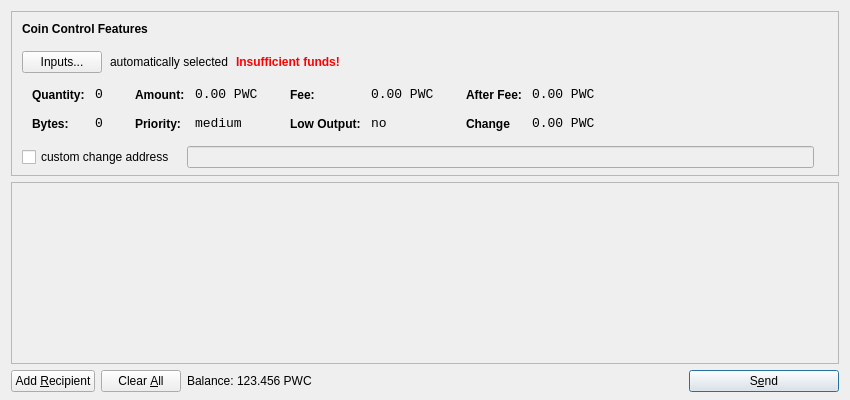
<?xml version="1.0" encoding="UTF-8"?>
<ui version="4.0">
 <class>SendCoinsDialog</class>
 <widget class="QDialog" name="SendCoinsDialog">
  <property name="geometry">
   <rect>
    <x>0</x>
    <y>0</y>
    <width>850</width>
    <height>400</height>
   </rect>
  </property>
  <property name="windowTitle">
   <string>Send Coins</string>
  </property>
  <layout class="QVBoxLayout" name="verticalLayout" stretch="0,1,0">
   <property name="bottomMargin">
    <number>8</number>
   </property>
   <item>
    <widget class="QFrame" name="frameCoinControl">
     <property name="sizePolicy">
      <sizepolicy hsizetype="Expanding" vsizetype="Expanding">
       <horstretch>0</horstretch>
       <verstretch>0</verstretch>
      </sizepolicy>
     </property>
     <property name="maximumSize">
      <size>
       <width>16777215</width>
       <height>16777215</height>
      </size>
     </property>
     <property name="frameShape">
      <enum>QFrame::StyledPanel</enum>
     </property>
     <property name="frameShadow">
      <enum>QFrame::Sunken</enum>
     </property>
     <layout class="QVBoxLayout" name="verticalLayoutCoinControl2">
      <property name="spacing">
       <number>-1</number>
      </property>
      <property name="leftMargin">
       <number>0</number>
      </property>
      <property name="topMargin">
       <number>0</number>
      </property>
      <property name="rightMargin">
       <number>0</number>
      </property>
      <property name="bottomMargin">
       <number>6</number>
      </property>
      <item>
       <layout class="QVBoxLayout" name="verticalLayoutCoinControl" stretch="0,0,0,0,1">
        <property name="spacing">
         <number>0</number>
        </property>
        <property name="leftMargin">
         <number>10</number>
        </property>
        <property name="topMargin">
         <number>10</number>
        </property>
        <item>
         <layout class="QHBoxLayout" name="horizontalLayoutCoinControl1">
          <property name="bottomMargin">
           <number>15</number>
          </property>
          <item>
           <widget class="QLabel" name="labelCoinControlFeatures">
            <property name="sizePolicy">
             <sizepolicy hsizetype="Preferred" vsizetype="Maximum">
              <horstretch>0</horstretch>
              <verstretch>0</verstretch>
             </sizepolicy>
            </property>
            <property name="font">
             <font>
              <weight>75</weight>
              <bold>true</bold>
             </font>
            </property>
            <property name="styleSheet">
             <string notr="true">font-weight:bold;</string>
            </property>
            <property name="text">
             <string>Coin Control Features</string>
            </property>
           </widget>
          </item>
         </layout>
        </item>
        <item>
         <layout class="QHBoxLayout" name="horizontalLayoutCoinControl2" stretch="0,0,0,0">
          <property name="spacing">
           <number>8</number>
          </property>
          <property name="bottomMargin">
           <number>10</number>
          </property>
          <item>
           <widget class="QPushButton" name="pushButtonCoinControl">
            <property name="styleSheet">
             <string notr="true"/>
            </property>
            <property name="text">
             <string>Inputs...</string>
            </property>
           </widget>
          </item>
          <item>
           <widget class="QLabel" name="labelCoinControlAutomaticallySelected">
            <property name="text">
             <string>automatically selected</string>
            </property>
            <property name="margin">
             <number>5</number>
            </property>
           </widget>
          </item>
          <item>
           <widget class="QLabel" name="labelCoinControlInsuffFunds">
            <property name="font">
             <font>
              <weight>75</weight>
              <bold>true</bold>
             </font>
            </property>
            <property name="styleSheet">
             <string notr="true">color:red;font-weight:bold;</string>
            </property>
            <property name="text">
             <string>Insufficient funds!</string>
            </property>
            <property name="margin">
             <number>5</number>
            </property>
           </widget>
          </item>
          <item>
           <spacer name="horizontalSpacerCoinControl">
            <property name="orientation">
             <enum>Qt::Horizontal</enum>
            </property>
            <property name="sizeHint" stdset="0">
             <size>
              <width>40</width>
              <height>1</height>
             </size>
            </property>
           </spacer>
          </item>
         </layout>
        </item>
        <item>
         <widget class="QWidget" name="widgetCoinControl" native="true">
          <property name="sizePolicy">
           <sizepolicy hsizetype="Preferred" vsizetype="Preferred">
            <horstretch>0</horstretch>
            <verstretch>0</verstretch>
           </sizepolicy>
          </property>
          <property name="minimumSize">
           <size>
            <width>0</width>
            <height>0</height>
           </size>
          </property>
          <property name="styleSheet">
           <string notr="true"/>
          </property>
          <layout class="QHBoxLayout" name="horizontalLayoutCoinControl5">
           <property name="margin">
            <number>0</number>
           </property>
           <item>
            <layout class="QHBoxLayout" name="horizontalLayoutCoinControl3" stretch="0,0,0,1">
             <property name="spacing">
              <number>20</number>
             </property>
             <property name="topMargin">
              <number>0</number>
             </property>
             <property name="bottomMargin">
              <number>10</number>
             </property>
             <item>
              <layout class="QFormLayout" name="formLayoutCoinControl1">
               <property name="horizontalSpacing">
                <number>10</number>
               </property>
               <property name="verticalSpacing">
                <number>14</number>
               </property>
               <property name="leftMargin">
                <number>10</number>
               </property>
               <property name="topMargin">
                <number>4</number>
               </property>
               <property name="rightMargin">
                <number>6</number>
               </property>
               <item row="0" column="0">
                <widget class="QLabel" name="labelCoinControlQuantityText">
                 <property name="styleSheet">
                  <string notr="true">font-weight:bold;</string>
                 </property>
                 <property name="text">
                  <string>Quantity:</string>
                 </property>
                 <property name="margin">
                  <number>0</number>
                 </property>
                </widget>
               </item>
               <item row="0" column="1">
                <widget class="QLabel" name="labelCoinControlQuantity">
                 <property name="font">
                  <font>
                   <family>Monospace</family>
                   <pointsize>10</pointsize>
                  </font>
                 </property>
                 <property name="cursor">
                  <cursorShape>IBeamCursor</cursorShape>
                 </property>
                 <property name="contextMenuPolicy">
                  <enum>Qt::ActionsContextMenu</enum>
                 </property>
                 <property name="text">
                  <string>0</string>
                 </property>
                 <property name="margin">
                  <number>0</number>
                 </property>
                 <property name="textInteractionFlags">
                  <set>Qt::LinksAccessibleByMouse|Qt::TextSelectableByKeyboard|Qt::TextSelectableByMouse</set>
                 </property>
                </widget>
               </item>
               <item row="1" column="0">
                <widget class="QLabel" name="labelCoinControlBytesText">
                 <property name="styleSheet">
                  <string notr="true">font-weight:bold;</string>
                 </property>
                 <property name="text">
                  <string>Bytes:</string>
                 </property>
                </widget>
               </item>
               <item row="1" column="1">
                <widget class="QLabel" name="labelCoinControlBytes">
                 <property name="font">
                  <font>
                   <family>Monospace</family>
                   <pointsize>10</pointsize>
                  </font>
                 </property>
                 <property name="cursor">
                  <cursorShape>IBeamCursor</cursorShape>
                 </property>
                 <property name="contextMenuPolicy">
                  <enum>Qt::ActionsContextMenu</enum>
                 </property>
                 <property name="text">
                  <string>0</string>
                 </property>
                 <property name="textInteractionFlags">
                  <set>Qt::LinksAccessibleByMouse|Qt::TextSelectableByKeyboard|Qt::TextSelectableByMouse</set>
                 </property>
                </widget>
               </item>
              </layout>
             </item>
             <item>
              <layout class="QFormLayout" name="formLayoutCoinControl2">
               <property name="horizontalSpacing">
                <number>10</number>
               </property>
               <property name="verticalSpacing">
                <number>14</number>
               </property>
               <property name="leftMargin">
                <number>6</number>
               </property>
               <property name="topMargin">
                <number>4</number>
               </property>
               <property name="rightMargin">
                <number>6</number>
               </property>
               <item row="0" column="0">
                <widget class="QLabel" name="labelCoinControlAmountText">
                 <property name="styleSheet">
                  <string notr="true">font-weight:bold;</string>
                 </property>
                 <property name="text">
                  <string>Amount:</string>
                 </property>
                 <property name="margin">
                  <number>0</number>
                 </property>
                </widget>
               </item>
               <item row="0" column="1">
                <widget class="QLabel" name="labelCoinControlAmount">
                 <property name="font">
                  <font>
                   <family>Monospace</family>
                   <pointsize>10</pointsize>
                  </font>
                 </property>
                 <property name="cursor">
                  <cursorShape>IBeamCursor</cursorShape>
                 </property>
                 <property name="contextMenuPolicy">
                  <enum>Qt::ActionsContextMenu</enum>
                 </property>
                 <property name="text">
                  <string notr="true">0.00 PWC</string>
                 </property>
                 <property name="textInteractionFlags">
                  <set>Qt::LinksAccessibleByMouse|Qt::TextSelectableByKeyboard|Qt::TextSelectableByMouse</set>
                 </property>
                </widget>
               </item>
               <item row="1" column="0">
                <widget class="QLabel" name="labelCoinControlPriorityText">
                 <property name="styleSheet">
                  <string notr="true">font-weight:bold;</string>
                 </property>
                 <property name="text">
                  <string>Priority:</string>
                 </property>
                </widget>
               </item>
               <item row="1" column="1">
                <widget class="QLabel" name="labelCoinControlPriority">
                 <property name="font">
                  <font>
                   <family>Monospace</family>
                   <pointsize>10</pointsize>
                  </font>
                 </property>
                 <property name="cursor">
                  <cursorShape>IBeamCursor</cursorShape>
                 </property>
                 <property name="contextMenuPolicy">
                  <enum>Qt::ActionsContextMenu</enum>
                 </property>
                 <property name="text">
                  <string>medium</string>
                 </property>
                 <property name="textInteractionFlags">
                  <set>Qt::LinksAccessibleByMouse|Qt::TextSelectableByKeyboard|Qt::TextSelectableByMouse</set>
                 </property>
                </widget>
               </item>
              </layout>
             </item>
             <item>
              <layout class="QFormLayout" name="formLayoutCoinControl3">
               <property name="horizontalSpacing">
                <number>10</number>
               </property>
               <property name="verticalSpacing">
                <number>14</number>
               </property>
               <property name="leftMargin">
                <number>6</number>
               </property>
               <property name="topMargin">
                <number>4</number>
               </property>
               <property name="rightMargin">
                <number>6</number>
               </property>
               <item row="0" column="0">
                <widget class="QLabel" name="labelCoinControlFeeText">
                 <property name="styleSheet">
                  <string notr="true">font-weight:bold;</string>
                 </property>
                 <property name="text">
                  <string>Fee:</string>
                 </property>
                 <property name="margin">
                  <number>0</number>
                 </property>
                </widget>
               </item>
               <item row="0" column="1">
                <widget class="QLabel" name="labelCoinControlFee">
                 <property name="font">
                  <font>
                   <family>Monospace</family>
                   <pointsize>10</pointsize>
                  </font>
                 </property>
                 <property name="cursor">
                  <cursorShape>IBeamCursor</cursorShape>
                 </property>
                 <property name="contextMenuPolicy">
                  <enum>Qt::ActionsContextMenu</enum>
                 </property>
                 <property name="text">
                  <string notr="true">0.00 PWC</string>
                 </property>
                 <property name="textInteractionFlags">
                  <set>Qt::LinksAccessibleByMouse|Qt::TextSelectableByKeyboard|Qt::TextSelectableByMouse</set>
                 </property>
                </widget>
               </item>
               <item row="1" column="0">
                <widget class="QLabel" name="labelCoinControlLowOutputText">
                 <property name="styleSheet">
                  <string notr="true">font-weight:bold;</string>
                 </property>
                 <property name="text">
                  <string>Low Output:</string>
                 </property>
                </widget>
               </item>
               <item row="1" column="1">
                <widget class="QLabel" name="labelCoinControlLowOutput">
                 <property name="font">
                  <font>
                   <family>Monospace</family>
                   <pointsize>10</pointsize>
                  </font>
                 </property>
                 <property name="cursor">
                  <cursorShape>IBeamCursor</cursorShape>
                 </property>
                 <property name="contextMenuPolicy">
                  <enum>Qt::ActionsContextMenu</enum>
                 </property>
                 <property name="text">
                  <string>no</string>
                 </property>
                 <property name="textInteractionFlags">
                  <set>Qt::LinksAccessibleByMouse|Qt::TextSelectableByKeyboard|Qt::TextSelectableByMouse</set>
                 </property>
                </widget>
               </item>
              </layout>
             </item>
             <item>
              <layout class="QFormLayout" name="formLayoutCoinControl4">
               <property name="horizontalSpacing">
                <number>10</number>
               </property>
               <property name="verticalSpacing">
                <number>14</number>
               </property>
               <property name="leftMargin">
                <number>6</number>
               </property>
               <property name="topMargin">
                <number>4</number>
               </property>
               <property name="rightMargin">
                <number>6</number>
               </property>
               <item row="0" column="0">
                <widget class="QLabel" name="labelCoinControlAfterFeeText">
                 <property name="styleSheet">
                  <string notr="true">font-weight:bold;</string>
                 </property>
                 <property name="text">
                  <string>After Fee:</string>
                 </property>
                 <property name="margin">
                  <number>0</number>
                 </property>
                </widget>
               </item>
               <item row="0" column="1">
                <widget class="QLabel" name="labelCoinControlAfterFee">
                 <property name="font">
                  <font>
                   <family>Monospace</family>
                   <pointsize>10</pointsize>
                  </font>
                 </property>
                 <property name="cursor">
                  <cursorShape>IBeamCursor</cursorShape>
                 </property>
                 <property name="contextMenuPolicy">
                  <enum>Qt::ActionsContextMenu</enum>
                 </property>
                 <property name="text">
                  <string notr="true">0.00 PWC</string>
                 </property>
                 <property name="textInteractionFlags">
                  <set>Qt::LinksAccessibleByMouse|Qt::TextSelectableByKeyboard|Qt::TextSelectableByMouse</set>
                 </property>
                </widget>
               </item>
               <item row="1" column="0">
                <widget class="QLabel" name="labelCoinControlChangeText">
                 <property name="styleSheet">
                  <string notr="true">font-weight:bold;</string>
                 </property>
                 <property name="text">
                  <string>Change</string>
                 </property>
                </widget>
               </item>
               <item row="1" column="1">
                <widget class="QLabel" name="labelCoinControlChange">
                 <property name="font">
                  <font>
                   <family>Monospace</family>
                   <pointsize>10</pointsize>
                  </font>
                 </property>
                 <property name="cursor">
                  <cursorShape>IBeamCursor</cursorShape>
                 </property>
                 <property name="contextMenuPolicy">
                  <enum>Qt::ActionsContextMenu</enum>
                 </property>
                 <property name="text">
                  <string notr="true">0.00 PWC</string>
                 </property>
                 <property name="textInteractionFlags">
                  <set>Qt::LinksAccessibleByMouse|Qt::TextSelectableByKeyboard|Qt::TextSelectableByMouse</set>
                 </property>
                </widget>
               </item>
              </layout>
             </item>
            </layout>
           </item>
          </layout>
         </widget>
        </item>
        <item>
         <layout class="QHBoxLayout" name="horizontalLayoutCoinControl4" stretch="0,0,0">
          <property name="spacing">
           <number>12</number>
          </property>
          <property name="sizeConstraint">
           <enum>QLayout::SetDefaultConstraint</enum>
          </property>
          <property name="topMargin">
           <number>5</number>
          </property>
          <property name="rightMargin">
           <number>5</number>
          </property>
          <item>
           <widget class="QCheckBox" name="checkBoxCoinControlChange">
            <property name="text">
             <string>custom change address</string>
            </property>
           </widget>
          </item>
          <item>
           <widget class="QLineEdit" name="lineEditCoinControlChange">
            <property name="enabled">
             <bool>false</bool>
            </property>
            <property name="sizePolicy">
             <sizepolicy hsizetype="Expanding" vsizetype="Fixed">
              <horstretch>0</horstretch>
              <verstretch>0</verstretch>
             </sizepolicy>
            </property>
           </widget>
          </item>
          <item>
           <widget class="QLabel" name="labelCoinControlChangeLabel">
            <property name="sizePolicy">
             <sizepolicy hsizetype="Preferred" vsizetype="Expanding">
              <horstretch>0</horstretch>
              <verstretch>0</verstretch>
             </sizepolicy>
            </property>
            <property name="minimumSize">
             <size>
              <width>0</width>
              <height>0</height>
             </size>
            </property>
            <property name="text">
             <string/>
            </property>
            <property name="margin">
             <number>3</number>
            </property>
           </widget>
          </item>
         </layout>
        </item>
        <item>
         <spacer name="verticalSpacerCoinControl">
          <property name="orientation">
           <enum>Qt::Vertical</enum>
          </property>
          <property name="sizeHint" stdset="0">
           <size>
            <width>800</width>
            <height>1</height>
           </size>
          </property>
         </spacer>
        </item>
       </layout>
      </item>
     </layout>
    </widget>
   </item>
   <item>
    <widget class="QScrollArea" name="scrollArea">
     <property name="widgetResizable">
      <bool>true</bool>
     </property>
     <widget class="QWidget" name="scrollAreaWidgetContents">
      <property name="geometry">
       <rect>
        <x>0</x>
        <y>0</y>
        <width>830</width>
        <height>165</height>
       </rect>
      </property>
      <layout class="QVBoxLayout" name="verticalLayout_2">
       <property name="margin">
        <number>0</number>
       </property>
       <item>
        <layout class="QVBoxLayout" name="entries">
         <property name="spacing">
          <number>6</number>
         </property>
        </layout>
       </item>
       <item>
        <spacer name="verticalSpacer">
         <property name="orientation">
          <enum>Qt::Vertical</enum>
         </property>
         <property name="sizeHint" stdset="0">
          <size>
           <width>20</width>
           <height>40</height>
          </size>
         </property>
        </spacer>
       </item>
      </layout>
     </widget>
    </widget>
   </item>
   <item>
    <layout class="QHBoxLayout" name="horizontalLayout">
     <item>
      <widget class="QPushButton" name="addButton">
       <property name="toolTip">
        <string>Send to multiple recipients at once</string>
       </property>
       <property name="text">
        <string>Add &amp;Recipient</string>
       </property>
       <property name="autoDefault">
        <bool>false</bool>
       </property>
      </widget>
     </item>
     <item>
      <widget class="QPushButton" name="clearButton">
       <property name="sizePolicy">
        <sizepolicy hsizetype="Minimum" vsizetype="Fixed">
         <horstretch>0</horstretch>
         <verstretch>0</verstretch>
        </sizepolicy>
       </property>
       <property name="toolTip">
        <string>Remove all transaction fields</string>
       </property>
       <property name="text">
        <string>Clear &amp;All</string>
       </property>
       <property name="autoRepeatDelay">
        <number>300</number>
       </property>
       <property name="autoDefault">
        <bool>false</bool>
       </property>
      </widget>
     </item>
     <item>
      <layout class="QHBoxLayout" name="horizontalLayout_2">
       <property name="spacing">
        <number>3</number>
       </property>
       <item>
        <widget class="QLabel" name="label">
         <property name="sizePolicy">
          <sizepolicy hsizetype="Preferred" vsizetype="Fixed">
           <horstretch>0</horstretch>
           <verstretch>0</verstretch>
          </sizepolicy>
         </property>
         <property name="text">
          <string>Balance:</string>
         </property>
        </widget>
       </item>
       <item>
        <widget class="QLabel" name="labelBalance">
         <property name="sizePolicy">
          <sizepolicy hsizetype="Preferred" vsizetype="Fixed">
           <horstretch>0</horstretch>
           <verstretch>0</verstretch>
          </sizepolicy>
         </property>
         <property name="cursor">
          <cursorShape>IBeamCursor</cursorShape>
         </property>
         <property name="text">
          <string notr="true">123.456 PWC</string>
         </property>
         <property name="textInteractionFlags">
          <set>Qt::LinksAccessibleByMouse|Qt::TextSelectableByKeyboard|Qt::TextSelectableByMouse</set>
         </property>
        </widget>
       </item>
      </layout>
     </item>
     <item>
      <spacer name="horizontalSpacer">
       <property name="orientation">
        <enum>Qt::Horizontal</enum>
       </property>
       <property name="sizeHint" stdset="0">
        <size>
         <width>40</width>
         <height>20</height>
        </size>
       </property>
      </spacer>
     </item>
     <item>
      <widget class="QPushButton" name="sendButton">
       <property name="minimumSize">
        <size>
         <width>150</width>
         <height>0</height>
        </size>
       </property>
       <property name="toolTip">
        <string>Confirm the send action</string>
       </property>
       <property name="text">
        <string>S&amp;end</string>
       </property>
       <property name="icon">
        <iconset resource="../bitcoin.qrc">
         <normaloff>:/icons/send</normaloff>:/icons/send</iconset>
       </property>
       <property name="default">
        <bool>true</bool>
       </property>
      </widget>
     </item>
    </layout>
   </item>
  </layout>
 </widget>
 <resources>
  <include location="../bitcoin.qrc"/>
 </resources>
 <connections/>
</ui>
